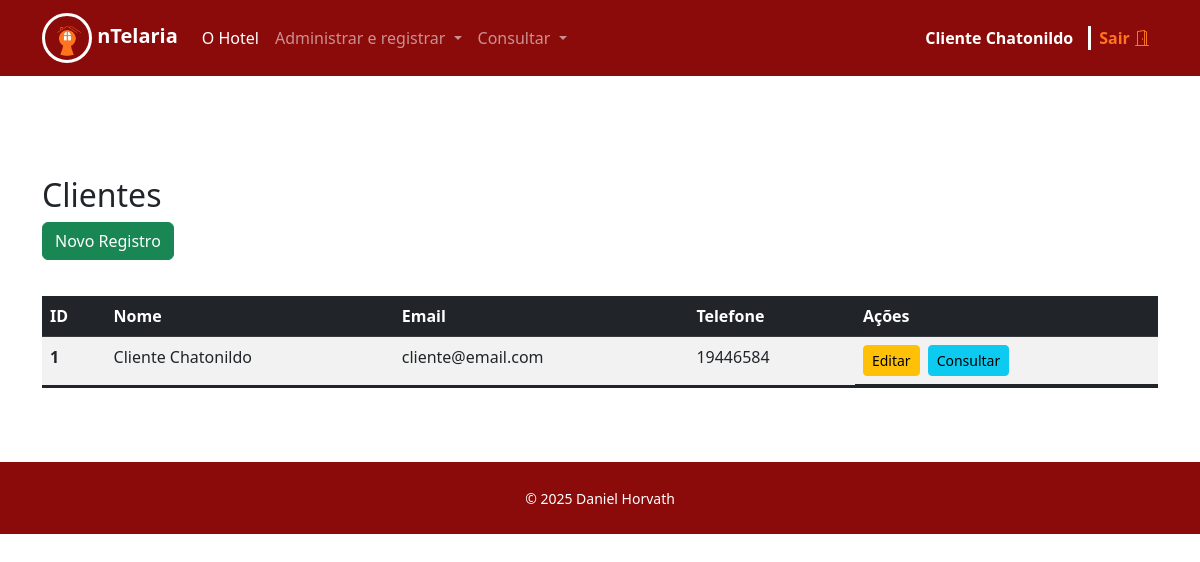
The app's page /funcionarios/consultarcliente.php (signed in) with its own data.
### tables this page shows
CREATE TABLE hospedes (
    id INT PRIMARY KEY AUTO_INCREMENT,
    nome VARCHAR(100) NOT NULL,
    email VARCHAR(100) UNIQUE,
    telefone VARCHAR(20),
    cpf VARCHAR(14) UNIQUE,
    data_nascimento DATE,
    endereco TEXT,
    senha VARCHAR(100)
);

### funcionarios/consultarcliente.php (the view, shortened to what this page needs)
<?php
    require("cabecalho.php");
    require("../db/conexao.php");
    try{
        $stmt = $pdo->query("SELECT * FROM hospedes");
        $dados = $stmt->fetchAll();
    } catch(\Exception $e){
        echo "Erro: ".$e->getMessage();
    }
?>
<div class="container container-primary" style="margin-top: 100px">
    <h2>Clientes</h2>
    <a href="registrar.php" class="btn btn-success mb-3">Novo Registro</a>
    <table class="table table-hover table-striped" style="margin-top: 20px; margin-bottom: 50px">
        <thead class="table-dark">
            <tr>
                <th>ID</th>
                <th>Nome</th>
                <th>Email</th>
                <th>Telefone</th>
                <th>Ações</th>
            </tr>
        </thead>
        <tbody>
            <?php
                foreach($dados as $d):
            ?>
            <tr>
                <td><strong><?= $d['id'] ?></strong></td>
                <td><?= $d['nome'] ?></td>
                <td><?= $d['email'] ?></td>
                <td><?= $d['telefone'] ?></td>
                <td class="d-flex gap-2">
                    <a href="editarcliente.php?id=<?= $d['id'] ?>" class="btn btn-sm btn-warning">Editar</a>
                    <a href="consultarcliente_detalhes.php?id=<?= $d['id'] ?>" class="btn btn-sm btn-info">Consultar</a>
                </td>
            </tr>
            <?php
                endforeach;
            ?>
        </tbody>
    </table>
</div>
<?php
require("rodape.php");
?>

### forms_style.css (style rules this page uses)
.table { margin-top: 20px; margin-bottom: 50px; border-bottom: 3px solid #212529; }

### records on screen
hospedes: id "1", nome "Cliente Chatonildo", email "cliente@email.com", telefone "19446584"

### other values on screen
$_SESSION['nome'] "Cliente Chatonildo"
